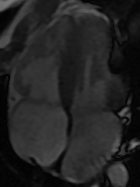
%> input picture sift_code/data/WangQian_00167.png, 140 x 187 px
$ octave sift_demo2.m   (GNU Octave 9; MATLAB toolbox functions it lacks are replaced by stand-ins)
%> lines starting %> are read from the running program, lines starting %| are printed output that depends on the picture
### Training_image_Test_SVM/imreadbw.m
function I = imreadbw(file)
%> called with file = 'data/WangQian_00167.png'
% IMREADBW  Reads an image as gray-scale
%   I=IMREADBW(FILE) reads the image FILE and converts the result to a
%   gray scale image (with DOUBLE storage class anr range normalized
%   in [0,1]).

% AUTORIGHTS
% Copyright (c) 2006 The Regents of the University of California.
% All Rights Reserved.
%
% Created by Andrea Vedaldi
% UCLA Vision Lab - Department of Computer Science
%
% Permission to use, copy, modify, and distribute this software and its
% documentation for educational, research and non-profit purposes,
% without fee, and without a written agreement is hereby granted,
% provided that the above copyright notice, this paragraph and the
% following three paragraphs appear in all copies.
%
% This software program and documentation are copyrighted by The Regents
% of the University of California. The software program and
% documentation are supplied "as is", without any accompanying services
% from The Regents. The Regents does not warrant that the operation of
% the program will be uninterrupted or error-free. The end-user
% understands that the program was developed for research purposes and
% is advised not to rely exclusively on the program for any reason.
%
% This software embodies a method for which the following patent has
% been issued: "Method and apparatus for identifying scale invariant
% features in an image and use of same for locating an object in an
% image," David G. Lowe, US Patent 6,711,293 (March 23,
% 2004). Provisional application filed March 8, 1999. Asignee: The
% University of British Columbia.
%
% IN NO EVENT SHALL THE UNIVERSITY OF CALIFORNIA BE LIABLE TO ANY PARTY
% FOR DIRECT, INDIRECT, SPECIAL, INCIDENTAL, OR CONSEQUENTIAL DAMAGES,
% INCLUDING LOST PROFITS, ARISING OUT OF THE USE OF THIS SOFTWARE AND
% ITS DOCUMENTATION, EVEN IF THE UNIVERSITY OF CALIFORNIA HAS BEEN
% ADVISED OF THE POSSIBILITY OF SUCH DAMAGE. THE UNIVERSITY OF
% CALIFORNIA SPECIFICALLY DISCLAIMS ANY WARRANTIES, INCLUDING, BUT NOT
% LIMITED TO, THE IMPLIED WARRANTIES OF MERCHANTABILITY AND FITNESS FOR
% A PARTICULAR PURPOSE. THE SOFTWARE PROVIDED HEREUNDER IS ON AN "AS IS"
% BASIS, AND THE UNIVERSITY OF CALIFORNIA HAS NO OBLIGATIONS TO PROVIDE
% MAINTENANCE, SUPPORT, UPDATES, ENHANCEMENTS, OR MODIFICATIONS.

I=im2double(imread(file)) ;
%> I: size 187x140x3 double; min 0.00392, max 0.482, mean 0.14

if(size(I,3) > 1)
  I = rgb2gray( I ) ;
%> I: size 187x140 double
end

### sift_code/sift_demo2.m
% SIFT_DEMO2  Demonstrate SIFT code (2)
%   This is similar to SIFT_DEMO().
%
%   See also SIFT_DEMO().

% AUTORIGHTS
% Copyright (c) 2006 The Regents of the University of California.
% All Rights Reserved.
%
% Created by Andrea Vedaldi
% UCLA Vision Lab - Department of Computer Science
%
% Permission to use, copy, modify, and distribute this software and its
% documentation for educational, research and non-profit purposes,
% without fee, and without a written agreement is hereby granted,
% provided that the above copyright notice, this paragraph and the
% following three paragraphs appear in all copies.
%
% This software program and documentation are copyrighted by The Regents
% of the University of California. The software program and
% documentation are supplied "as is", without any accompanying services
% from The Regents. The Regents does not warrant that the operation of
% the program will be uninterrupted or error-free. The end-user
% understands that the program was developed for research purposes and
% is advised not to rely exclusively on the program for any reason.
%
% This software embodies a method for which the following patent has
% been issued: "Method and apparatus for identifying scale invariant
% features in an image and use of same for locating an object in an
% image," David G. Lowe, US Patent 6,711,293 (March 23,
% 2004). Provisional application filed March 8, 1999. Asignee: The
% University of British Columbia.
%
% IN NO EVENT SHALL THE UNIVERSITY OF CALIFORNIA BE LIABLE TO ANY PARTY
% FOR DIRECT, INDIRECT, SPECIAL, INCIDENTAL, OR CONSEQUENTIAL DAMAGES,
% INCLUDING LOST PROFITS, ARISING OUT OF THE USE OF THIS SOFTWARE AND
% ITS DOCUMENTATION, EVEN IF THE UNIVERSITY OF CALIFORNIA HAS BEEN
% ADVISED OF THE POSSIBILITY OF SUCH DAMAGE. THE UNIVERSITY OF
% CALIFORNIA SPECIFICALLY DISCLAIMS ANY WARRANTIES, INCLUDING, BUT NOT
% LIMITED TO, THE IMPLIED WARRANTIES OF MERCHANTABILITY AND FITNESS FOR
% A PARTICULAR PURPOSE. THE SOFTWARE PROVIDED HEREUNDER IS ON AN "AS IS"
% BASIS, AND THE UNIVERSITY OF CALIFORNIA HAS NO OBLIGATIONS TO PROVIDE
% MAINTENANCE, SUPPORT, UPDATES, ENHANCEMENTS, OR MODIFICATIONS.
clear all;close all;clc;
nexp = 1 ;
switch nexp
  case 1
    I1=imreadbw('data/WangQian_00167.png') ; % I1=I1(1:2:end,:) ;
    I2=imreadbw('data/0002_57.png') ; % I2=I2(1:2:end,:) ;
%> call 2 of imreadbw, with file = 'data/0002_57.png'
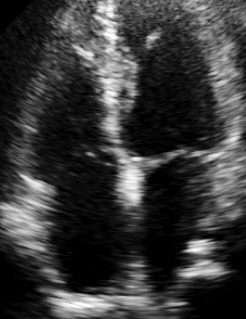
%> input picture sift_code/data/0002_57.png, 246 x 319 px
    I1c=double(imread('WangQian_00167.png'))/255.0 ;
    I2c=double(imread('data/0002_57.png'))/255.0 ;

  case 2
    I1=imreadbw('data/vessel-1.pgm') ; I1c = I1 ;
    I2=imreadbw('data/vessel-2.pgm') ; I2c = I2 ;
end

I1=imsmooth(I1,.1) ;
I2=imsmooth(I2,.1) ;

I1=I1-min(I1(:)) ;
I1=I1/max(I1(:)) ;
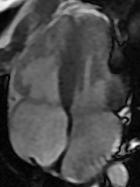
%> I1: size 187x140 double; min 0, max 1, mean 0.285
I2=I2-min(I2(:)) ;
I2=I2/max(I2(:)) ;

S=3 ;

fprintf('Computing frames and descriptors.\n') ;
%> (the run ends here)
